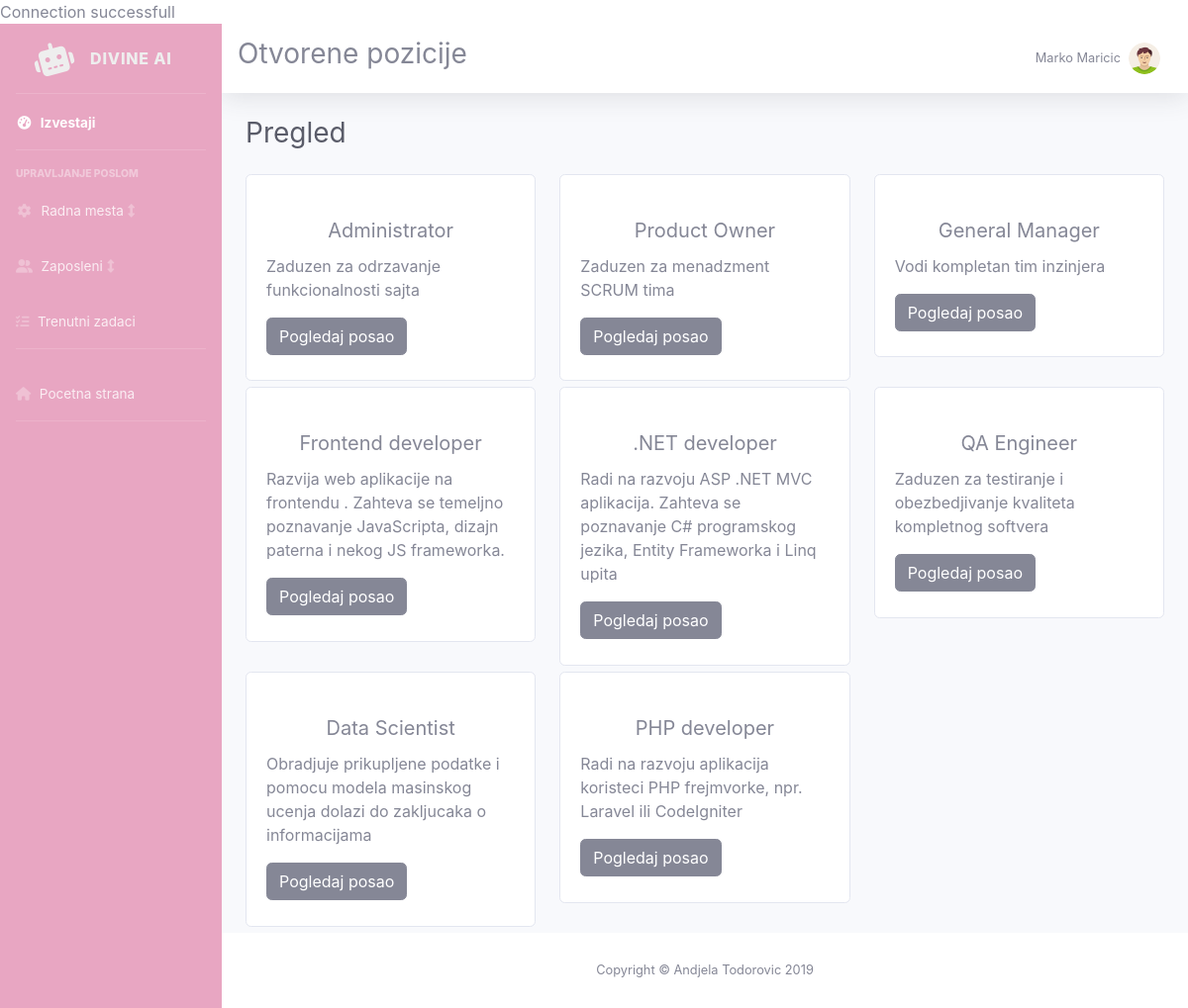
The app's page /GUI/admin/allworks.php (signed in) with its own data.
### tables this page shows
CREATE TABLE `radnik` (
  `id_radnik` int(11) NOT NULL,
  `ime` varchar(20) NOT NULL,
  `prezime` varchar(45) NOT NULL,
  `email` varchar(45) NOT NULL,
  `lozinka` varchar(45) NOT NULL,
  `datum_rodjenja` date NOT NULL,
  `datum_zaposlenja` date NOT NULL,
  `telefon` int(11) NOT NULL,
  `slika` varchar(120) DEFAULT NULL,
  `plata` int(7) NOT NULL,
  `id_rola` int(11) NOT NULL,
  `radno_mesto` int(11) NOT NULL,
  `id_plata` int(11) NOT NULL,
  `poslednja_plata` date NOT NULL,
  `sledeca_plata` date NOT NULL
);

CREATE TABLE `radno_mesto` (
  `id_radno_mesto` int(11) NOT NULL,
  `naziv` varchar(45) NOT NULL,
  `opis` varchar(500) NOT NULL,
  `kreirano` timestamp NOT NULL DEFAULT CURRENT_TIMESTAMP ON UPDATE CURRENT_TIMESTAMP
);

### BL/Profile.php (called while the page is built, shortened)
<?php
class Profile
{
	private $conn;
	private $table = "radnik";
	public $id_radnik;
	public function __construct($db)
	{
		$this->conn = $db;
	}
	public function readProfile()
	{
		$query = "SELECT r.ime,r.prezime,r.telefon,r.email,r.lozinka,r.datum_rodjenja,r.datum_zaposlenja,r.slika,r.plata,r.poslednja_plata,r.sledeca_plata,r.id_plata,
		m.naziv,p.status
		FROM ((" . $this->table . " r LEFT JOIN radno_mesto m ON r.radno_mesto = m.id_radno_mesto)
		LEFT JOIN plata_status p ON r.id_plata = p.id_plata)
		WHERE r.id_radnik = ?
		LIMIT 0,1";
		$stmt = $this->conn->prepare($query);
		$stmt->bindParam(1, $this->id_radnik);
		$stmt->execute();
		$row = $stmt->fetch(PDO::FETCH_ASSOC);
		$this->ime = $row['ime'];
		$this->prezime = $row['prezime'];
		$this->slika = $row['slika'];
	}
}

### BL/WorkPlace.php (called while the page is built, shortened)
<?php
class WorkPlace
{
private $conn;
private $table = 'radno_mesto';
public function __construct($db) {
	$this->conn = $db;
}
public function readAllWork() {
	$query = "SELECT * FROM " . $this->table;
	$stmt = $this->conn->prepare($query);
	$stmt->execute();
	return $stmt;
}
}

### GUI/admin/allworks.php (the view, shortened to what this page needs)
<?php
include_once '../../DAL/Database.php';
include_once '../../BL/WorkPlace.php';
include_once '../../BL/Profile.php';
$database = new Database();
$db = $database->getConnection();
$profile = new Profile($db);
$profile->id_radnik = $_SESSION['user'];
$profile->readProfile();
  $work = new WorkPlace($db);
  $stmt = $work->readAllWork();
?>
<!DOCTYPE html>
<html lang="en">
<head>
    <link rel="stylesheet" href="https://stackpath.bootstrapcdn.com/bootstrap/4.3.1/css/bootstrap.min.css">
    <link rel="stylesheet" href="../css/dash-bs.css">
    <link rel="stylesheet" href="../css/admin.css">
    <link rel="stylesheet" href="../css/color.css">
</head>
<body id="page-top">
  <div id="wrapper">
   <?php include_once '../../INCLUDES/sidebar.php'; ?>
    <div id="content-wrapper" class="d-flex flex-column">
      <div id="content">
        <nav class="navbar navbar-expand navbar-light bg-white topbar mb-4 static-top shadow">
          <h3>Otvorene pozicije</h3>
          <ul class="navbar-nav ml-auto">
            <li class="nav-item dropdown no-arrow">
              <a class="nav-link dropdown-toggle" href="#" id="userDropdown" role="button" data-toggle="dropdown" aria-haspopup="true" aria-expanded="false">
                <span class="mr-2 d-none d-lg-inline text-gray-600 small"><?php echo $profile->ime . " " . $profile->prezime ?></span>
                <img class="img-profile rounded-circle" src="<?php echo $profile->slika ?>">
              </a>
            </li>
          </ul>
        </nav>
        <div class="container-fluid">
          <div class="d-sm-flex align-items-center justify-content-between mb-4">
            <h1 class="h3 mb-0 text-gray-800">Pregled</h1>
          </div>
          <div class='row'>
          <?php
            while ($row = $stmt->fetch(PDO::FETCH_ASSOC)) {
              echo "
              <div class='col-lg-4'>
    <div class='card'>
      <div class='card-body'>
        <br />
        <h5 class='card-title'>" . $row['naziv'] . "</h5>
        <p class='card-text'>" . $row['opis'] . "</p>
        <a href='singlework.php?id_mesto=" . $row['id_radno_mesto'] . "' class='btn btn-secondary'>Pogledaj posao</a>
        <br />
      </div>
    </div>
  </div>
    ";
            }
           ?>
         </div>
          </div>
      <footer class="sticky-footer bg-white">
        <div class="container my-auto">
          <div class="copyright text-center my-auto">
            <span>Copyright &copy; Andjela Todorovic 2019</span>
          </div>
        </div>
      </footer>
    </div>
  </div>
</body>
</html>

### GUI/css/admin.css (style rules this page uses)
.card-title { text-align: center; }

### records on screen
radnik: ime "Marko", prezime "Maricic", slika (picture)
radno_mesto: naziv "Administrator", opis "Zaduzen za odrzavanje funkcionalnosti sajta"
radno_mesto: naziv "Product Owner", opis "Zaduzen za menadzment SCRUM tima"
radno_mesto: naziv "General Manager", opis "Vodi kompletan tim inzinjera"
radno_mesto: naziv "Frontend developer", opis "Razvija web aplikacije na frontendu . Zahteva se temeljno poznavanje JavaScripta, dizajn paterna i nekog JS frameworka."
radno_mesto: naziv ".NET developer", opis "Radi na razvoju ASP .NET MVC aplikacija. Zahteva se poznavanje C# programskog jezika, Entity Frameworka i Linq upita"
radno_mesto: naziv "QA Engineer", opis "Zaduzen za testiranje i obezbedjivanje kvaliteta kompletnog softvera"
radno_mesto: naziv "Data Scientist", opis "Obradjuje prikupljene podatke i pomocu modela masinskog ucenja dolazi do zakljucaka o informacijama"
radno_mesto: naziv "PHP developer", opis "Radi na razvoju aplikacija koristeci PHP frejmvorke, npr. Laravel ili CodeIgniter"
